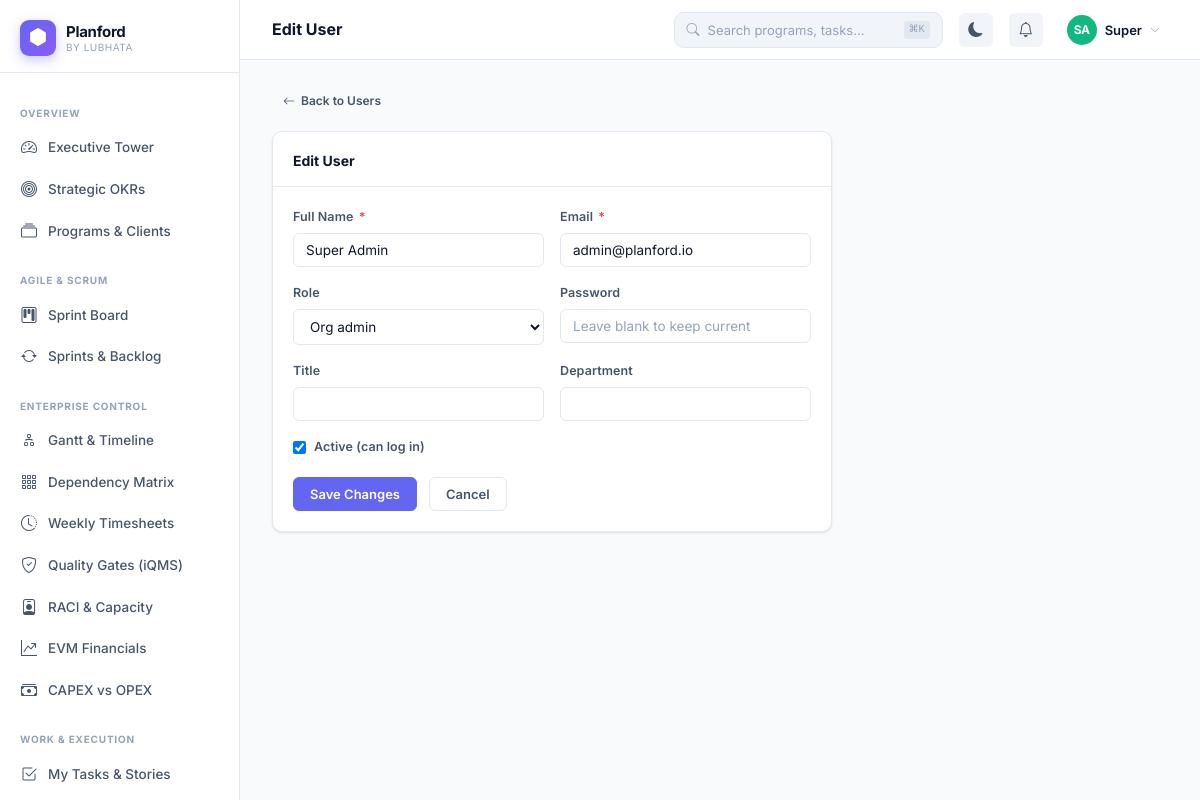
The page /admin/users/edit?id=1 (signed in) on the database its author committed.
### tables this page shows
CREATE TABLE `users` (
  `id` int unsigned NOT NULL AUTO_INCREMENT,
  `org_id` int unsigned NOT NULL,
  `name` varchar(120) NOT NULL,
  `email` varchar(150) NOT NULL,
  `password` varchar(255) NOT NULL,
  `role` enum('super_admin','org_admin','pm','member','stakeholder','viewer') NOT NULL DEFAULT 'member',
  `avatar` varchar(300) DEFAULT NULL,
  `title` varchar(100) DEFAULT NULL,
  `department` varchar(100) DEFAULT NULL,
  `is_active` tinyint(1) NOT NULL DEFAULT '1',
  `last_login` datetime DEFAULT NULL,
  `timezone` varchar(60) DEFAULT 'Asia/Kolkata',
  `settings` json DEFAULT NULL,
  `created_at` datetime NOT NULL DEFAULT CURRENT_TIMESTAMP,
  PRIMARY KEY (`id`),
  UNIQUE KEY `email_org` (`email`,`org_id`),
  KEY `org_id` (`org_id`)
);

### src/Models/DB.php (called while the page is built, shortened)
<?php
class DB {
    private static ?DB $instance = null;
    private mysqli $conn;
    private function __construct() {
        $this->conn = new mysqli(DB_HOST, DB_USER, DB_PASS, DB_NAME, DB_PORT);
        $this->conn->set_charset('utf8mb4');
        $this->conn->query("SET time_zone = '+05:30'");
    }
    public static function get(): self {
        if (!self::$instance) self::$instance = new self();
        return self::$instance;
    }
    private function types(array $params): string {
        return implode('', array_map(fn($v) =>
            is_int($v) ? 'i' : (is_float($v) ? 'd' : 's'), $params));
    }
    public function query(string $sql, array $params = []): mysqli_result|bool {
        $stmt = $this->conn->prepare($sql);
        $stmt->bind_param($this->types($params), ...$params);
        $stmt->execute();
        $result = $stmt->get_result();
        return $result !== false ? $result : true;
    }
    public function fetchOne(string $sql, array $params = []): ?array {
        $r = $this->query($sql, $params);
        return $r->fetch_assoc() ?: null;
    }
}
function db(): DB { return DB::get(); }

### views/layouts/app.php (the view, shortened to what this page needs)
<!DOCTYPE html>
<html lang="en" data-theme="light">
<head>
<link href="https://cdn.jsdelivr.net/npm/bootstrap-icons@1.11.3/font/bootstrap-icons.min.css" rel="stylesheet">
<link href="<?= url('assets/css/planford.css') ?>" rel="stylesheet">
</head>
<body>
<div class="pf-shell">
  <aside class="pf-sidebar">
    <a href="<?= url('dashboard') ?>" class="pf-sidebar-logo">
      <div class="pf-logo-icon"><i class="bi bi-hexagon-fill"></i></div>
      <div class="pf-logo-text">
        <div class="pf-logo-name"><?= APP_NAME ?></div>
        <div class="pf-logo-by">by <?= APP_COMPANY ?></div>
      </div>
    </a>
    <nav class="pf-sidebar-nav">
      <div class="pf-nav-section"><span class="pf-nav-label">Overview</span></div>
      <a href="<?= url('dashboard') ?>" class="pf-nav-item <?= isActive('/dashboard', '/') ?>">
        <i class="bi bi-speedometer2"></i> Executive Tower
      </a>
      <a href="<?= url('portfolio/okrs') ?>" class="pf-nav-item <?= isActive('/portfolio/okrs') ?>">
        <i class="bi bi-bullseye"></i> Strategic OKRs
      </a>
      <a href="<?= url('programs') ?>" class="pf-nav-item <?= isActive('/programs') ?>">
        <i class="bi bi-collection"></i> Programs & Clients
      </a>
      <div class="pf-nav-section"><span class="pf-nav-label">Agile & Scrum</span></div>
      <a href="<?= url('agile/board') ?>" class="pf-nav-item <?= isActive('/agile/board') ?>">
        <i class="bi bi-kanban"></i> Sprint Board
      </a>
      <a href="<?= url('sprints') ?>" class="pf-nav-item <?= isActive('/sprints') ?>">
        <i class="bi bi-arrow-repeat"></i> Sprints & Backlog
      </a>
      <div class="pf-nav-section"><span class="pf-nav-label">Enterprise Control</span></div>
      <a href="<?= url('gantt') ?>" class="pf-nav-item <?= isActive('/gantt') ?>">
        <i class="bi bi-diagram-2"></i> Gantt & Timeline
      </a>
      <a href="<?= url('gantt/matrix') ?>" class="pf-nav-item <?= isActive('/gantt/matrix') ?>">
        <i class="bi bi-grid-3x3-gap"></i> Dependency Matrix
      </a>
      <a href="<?= url('timesheets') ?>" class="pf-nav-item <?= isActive('/timesheets') ?>">
        <i class="bi bi-clock-history"></i> Weekly Timesheets
      </a>
      <a href="<?= url('governance/gates') ?>" class="pf-nav-item <?= isActive('/governance/gates') ?>">
        <i class="bi bi-shield-check"></i> Quality Gates (iQMS)
      </a>
      <a href="<?= url('capacity') ?>" class="pf-nav-item <?= isActive('/capacity') ?>">
        <i class="bi bi-person-badge"></i> RACI & Capacity
      </a>
      <a href="<?= url('evm') ?>" class="pf-nav-item <?= isActive('/evm') ?>">
        <i class="bi bi-graph-up-arrow"></i> EVM Financials
      </a>
      <a href="<?= url('financials/capex') ?>" class="pf-nav-item <?= isActive('/financials/capex') ?>">
        <i class="bi bi-cash-stack"></i> CAPEX vs OPEX
      </a>
      <div class="pf-nav-section"><span class="pf-nav-label">Work & Execution</span></div>
      <a href="<?= url('tasks') ?>" class="pf-nav-item <?= isActive('/tasks') ?>">
        <i class="bi bi-check2-square"></i> My Tasks & Stories
      </a>
      <a href="<?= url('milestones') ?>" class="pf-nav-item <?= isActive('/milestones') ?>">
      </a>
    </nav>
        <?php $u = auth(); ?>
        <?= avatar($u['name'] ?? 'U', '', '32px') ?>
  </aside>
  <main class="pf-main">
    <header class="pf-topbar">
      <div class="pf-topbar-title">
        <?= e($pageTitle ?? 'Dashboard') ?>
      </div>
      <div class="pf-search">
        <i class="bi bi-search" style="color:var(--pf-text-3);font-size:13px"></i>
        <input type="text" id="globalSearch" placeholder="Search programs, tasks…" autocomplete="off">
        <kbd style="font-size:10px;color:var(--pf-text-3);background:var(--pf-border);padding:1px 5px;border-radius:3px">⌘K</kbd>
      </div>
      <button id="themeToggle" onclick="Theme.toggle()" style="border:none;background:var(--pf-surface2);color:var(--pf-text-2);width:34px;height:34px;border-radius:var(--pf-radius-sm);cursor:pointer;display:flex;align-items:center;justify-content:center;font-size:15px;flex-shrink:0">
      </button>
      <div class="pf-dropdown">
        <button data-dropdown style="border:none;background:var(--pf-surface2);color:var(--pf-text-2);width:34px;height:34px;border-radius:var(--pf-radius-sm);cursor:pointer;display:flex;align-items:center;justify-content:center;font-size:15px;position:relative;flex-shrink:0">
          <i class="bi bi-bell"></i>
        </button>
      </div>
      <div class="pf-dropdown">
        <?php $u = auth(); ?>
        <button data-dropdown style="border:none;background:none;cursor:pointer;display:flex;align-items:center;gap:8px;padding:4px 8px;border-radius:var(--pf-radius-sm)">
          <?= avatar($u['name'] ?? 'U', '', '30px') ?>
          <span style="font-size:13px;font-weight:600;color:var(--pf-text)"><?= e(explode(' ', $u['name'] ?? 'User')[0]) ?></span>
          <i class="bi bi-chevron-down" style="font-size:10px;color:var(--pf-text-3)"></i>
        </button>
      </div>
    </header>
    <div class="pf-content fade-in">
      <?= $content ?? '' ?>
    </div>
  </main>
</div>
</body>
</html>

### views/admin/user_form.php (shortened to what this page needs)
<?php
$db=db(); $orgId=authOrgId(); $id=(int)($_GET['id']??0); $isEdit=$id>0; $user=null; $errors=[];
if ($isEdit) { $user=$db->fetchOne("SELECT * FROM users WHERE id=? AND org_id=?",[$id,$orgId]); if(!$user) redirect('/admin/users','Not found.','danger'); }
$pageTitle=$isEdit?'Edit User':'Add User'; ob_start();
?>
<div style="max-width:560px">
  <a href="<?= url('admin/users') ?>" class="btn btn-ghost btn-sm mb-4"><i class="bi bi-arrow-left"></i> Back to Users</a>
  <div class="pf-card">
    <div class="pf-card-header"><div class="pf-card-title"><?= $isEdit?'Edit User':'Add New User' ?></div></div>
    <div class="pf-card-body">
      <form method="POST">
        <div class="pf-form-row mb-4">
          <div class="pf-form-group mb-0"><label class="pf-label">Full Name <span class="req">*</span></label><input type="text" name="name" class="pf-input" value="<?= e($user['name']??'') ?>" required></div>
          <div class="pf-form-group mb-0"><label class="pf-label">Email <span class="req">*</span></label><input type="email" name="email" class="pf-input" value="<?= e($user['email']??'') ?>" required></div>
        </div>
        <div class="pf-form-row mb-4">
          <div class="pf-form-group mb-0"><label class="pf-label">Role</label>
            <select name="role" class="pf-select">
              <?php foreach(['org_admin','pm','member','viewer','stakeholder'] as $r): ?><option value="<?= $r ?>" <?= ($user['role']??'member')===$r?'selected':'' ?>><?= ucfirst(str_replace('_',' ',$r)) ?></option><?php endforeach;?>
            </select></div>
          <div class="pf-form-group mb-0"><label class="pf-label">Password <?= !$isEdit?'<span class="req">*</span>':'' ?></label><input type="password" name="password" class="pf-input" <?= !$isEdit?'required':'' ?> minlength="8" placeholder="<?= $isEdit?'Leave blank to keep current':'' ?>"></div>
        </div>
        <div class="pf-form-row mb-4">
          <div class="pf-form-group mb-0"><label class="pf-label">Title</label><input type="text" name="title" class="pf-input" value="<?= e($user['title']??'') ?>"></div>
          <div class="pf-form-group mb-0"><label class="pf-label">Department</label><input type="text" name="department" class="pf-input" value="<?= e($user['department']??'') ?>"></div>
        </div>
        <div style="display:flex;align-items:center;gap:8px;margin-bottom:20px">
          <input type="checkbox" name="is_active" id="ia" value="1" <?= ($user['is_active']??1)?'checked':'' ?>>
          <label for="ia" class="pf-label mb-0">Active (can log in)</label>
        </div>
        <div class="d-flex gap-3">
          <button type="submit" class="btn btn-primary"><?= $isEdit?'Save Changes':'Create User' ?></button>
          <a href="<?= url('admin/users') ?>" class="btn btn-outline">Cancel</a>
        </div>
      </form>
    </div>
  </div>
</div>
<?php $content=ob_get_clean(); require VIEW_PATH.'layouts/app.php';

### index.php (shortened to what this page needs)
<?php
require_once __DIR__ . '/src/Models/DB.php';
require_once __DIR__ . '/src/Helpers/helpers.php';
$uri    = parse_url($_SERVER['REQUEST_URI'], PHP_URL_PATH);
$base   = parse_url(APP_URL, PHP_URL_PATH);
$path   = '/' . trim(substr($uri, strlen($base)), '/');
foreach ($routes as $route => [$view, $roles]) {
    if ($path === $route || $path === $route . '/') {
        require VIEW_PATH . str_replace('/', DIRECTORY_SEPARATOR, $view) . '.php';
        break;
    }
}

### src/Helpers/helpers.php (shortened to what this page needs)
<?php
function auth(): ?array {
    return $_SESSION['pf_user'] ?? null;
}
function authOrgId(): int {
    return (int)($_SESSION['pf_user']['org_id'] ?? 0);
}
function currentPath(): string {
    return parse_url($_SERVER['REQUEST_URI'], PHP_URL_PATH);
}
function url(string $path = ''): string {
    return rtrim(APP_URL, '/') . '/' . ltrim($path, '/');
}
function isActive(string ...$paths): string {
    $current = currentPath();
    return '';
}
function e(mixed $v): string {
    return htmlspecialchars((string)$v, ENT_QUOTES | ENT_HTML5, 'UTF-8');
}
function avatar(string $name, string $color = '', string $size = '36px'): string {
    $initials = implode('', array_map(fn($w) => strtoupper($w[0]), array_slice(explode(' ', trim($name)), 0, 2)));
    if (!$color) {
        $colors = ['#6366f1','#8b5cf6','#ec4899','#06b6d4','#10b981','#f59e0b','#ef4444','#3b82f6'];
        $color  = $colors[crc32($name) % count($colors)];
    }
    return "<div class='pf-avatar' style='width:$size;height:$size;background:$color;font-size:calc($size * 0.4)'>{$initials}</div>";
}

### rows shown on the page
users: name "SA", name "Super", name "Super Admin", email "admin@planford.io", is_active "☑"

### other values the page prints
form field role "Org admin"
